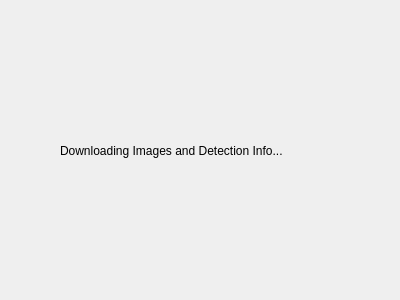
<?xml version="1.0" encoding="UTF-8"?>
<ui version="4.0">
 <class>Dialog</class>
 <widget class="QDialog" name="Dialog">
  <property name="geometry">
   <rect>
    <x>0</x>
    <y>0</y>
    <width>400</width>
    <height>300</height>
   </rect>
  </property>
  <property name="windowTitle">
   <string>Dialog</string>
  </property>
  <widget class="QLabel" name="label">
   <property name="geometry">
    <rect>
     <x>60</x>
     <y>90</y>
     <width>301</width>
     <height>121</height>
    </rect>
   </property>
   <property name="text">
    <string>Downloading Images and Detection Info...</string>
   </property>
  </widget>
 </widget>
 <resources/>
 <connections/>
</ui>
